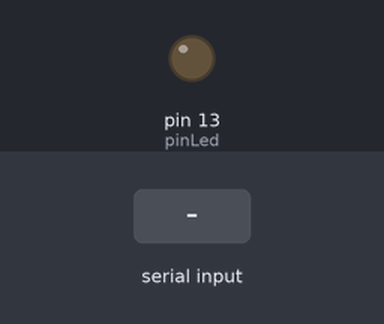
This sketch was run on a simulated Arduino Leonardo, built with avr-gcc and run on an emulated ATmega32U4. On the bench: output pins drawn as LEDs (lit = HIGH). The test bench sets the inputs (shaded band). USB keyboard and mouse output is not drawn.

Above: at 1.3 s.
1.4 s: "90,45,200\n" received over the second serial link
At 2.4 s:
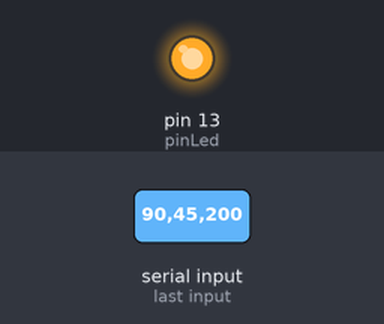
2.9 s: "30,150,10\n" received over the second serial link
At 3.7 s:
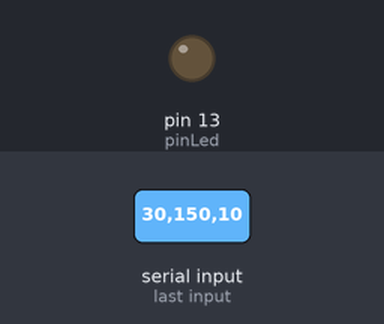
4.4 s: "90,45\n" received over the second serial link
At 5.0 s:
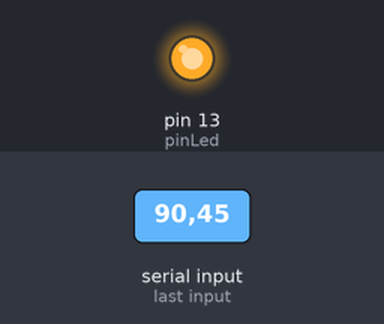
Timing chart, 0 to 7.4 s (numbered marks = the images above; inputs shaded):
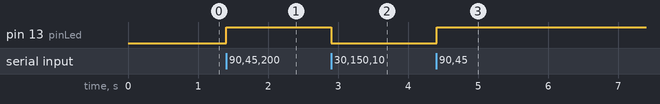

The sketch:

control_robot.ino
```cpp
#include "HID-Project.h"

const int pinLed = LED_BUILTIN;
const int pinButton = 9;

String inString = "";

bool flag = 0;
bool forward_flag = 1;

int bits_recieved = 0;

//Variables for the Gamepad API
float robotSpeed = 0;
float wheelAngle = 0;
float maxSpeed = 50;
int mode = 0;
int forw_direction = 0;
int reset_amps = 0;

int m_speed =0;
int r_angle = 0;
int f_speed = 0;

void setup() {

  Serial1.begin(115200); //This is the UART, pipes to sensors attached to board

  pinMode(pinLed, OUTPUT);
  pinMode(pinButton, INPUT_PULLUP);

  // Sends a clean report to the host. This is important on any Arduino type.
  Gamepad.begin();

  //Serial1.print("$");  // Print three times individually
  //Serial1.print("$");
  //Serial1.print("$");  // Enter command mode
  //delay(100);  // Short delay, wait for the Mate to send back CMD
  //Serial1.println("W");  // Temporarily Change the baudrate to 9600, no parity
  delay(100);
  // 115200 can be too fast at times for NewSoftSerial to relay the data reliably
  //Serial1.begin(9600);  // Start bluetooth serial at 9600
  //Serial1.println("W");
  //Gamepad.press(5);
  //Gamepad.write();
  //delay(20);
  //Gamepad.releaseAll();
}

void loop() {

/*
  if (Serial1.available() > 0) {
    received_pc = Serial1.read();
    digitalWrite(pinLed, HIGH);
    delay(100);
    digitalWrite(pinLed, LOW);
    received_pc = (long) received_pc;
    int aux = received_pc/10;
    Serial1.print(aux, DEC);
  }*/

  while (Serial1.available() > 0) {
    int inChar = Serial1.read();
    if (isDigit(inChar)) {
      // convert the incoming byte to a char and add it to the string:
      inString += (char)inChar;
    }

    // if you get a newline, print the string, then the string's value:
    if (inChar == '\n') {
      robotSpeed = (inString.substring(0, 3).toFloat()-100)/100;
      wheelAngle = (inString.substring(3, 6).toFloat()-100)/100;
      maxSpeed = inString.substring(6, 9).toFloat()/100;
      mode = inString.substring(9,10).toInt();
      forw_direction = inString.substring(10,11).toInt();
      reset_amps = inString.substring(11).toInt();
      digitalWrite(pinLed, HIGH-digitalRead(pinLed));
      //Serial1.println(mode);

      if (mode == 1){
        Gamepad.press(6);
        Gamepad.write();
        delay(20);
        Gamepad.releaseAll();
      }
      else if (mode == 2){
        Gamepad.press(5);
        Gamepad.write();
        delay(20);
        Gamepad.releaseAll();
      }

      if (forw_direction == 1){
        if (!forward_flag){
          forward_flag = 1;
          Gamepad.press(9);
          Gamepad.write();
          delay(20);
          Gamepad.releaseAll();
        }
      }
      else if (forw_direction == 2){
        if (forward_flag){
          forward_flag = 0;
          Gamepad.press(9);
          Gamepad.write();
          delay(20);
          Gamepad.releaseAll();
        }
      }

      if (reset_amps == 1){
        Gamepad.press(7);
        Gamepad.press(8);
        Gamepad.press(10);
        Gamepad.press(11);
        Gamepad.write();
        delay(20);
        Gamepad.releaseAll();
      }

      //Serial1.print("Value:");
      //Serial1.println(robotSpeed);
      //Serial1.println(wheelAngle);
      //Serial1.println(maxSpeed);
      // clear the string for new input:
      inString = "";
    }
  }

  if (!flag){
    flag = 1;
    Gamepad.press(6);
    Gamepad.write();
    delay(20);
    Gamepad.releaseAll();
  }

  //function to get the speed of the robot
  if (robotSpeed > 0){
    f_speed =  65536 - 32768*robotSpeed;
    //Serial1.println(f_speed);
  }
   else{
    f_speed = -32767*robotSpeed;
  }

  //function to get the angle of the robot
  if (r_angle >= 0){
    r_angle =  32767* wheelAngle;
  }
   else{
    r_angle =  65535 + 32767* wheelAngle;
  }

  //function to get the maximum speed of the robot
  if (maxSpeed >= 0.5){
    m_speed = 254* maxSpeed -127;
    //Serial1.println(m_speed);
  }
   else{
    m_speed = 254* maxSpeed + 128;
  }

  Gamepad.zAxis(m_speed);
  Gamepad.xAxis(r_angle);
  Gamepad.yAxis(f_speed);
  Gamepad.write();
  delay(10);

}
```

Measured:
- after the input at 1.4 s, pin 13 (pinLed): LOW → HIGH at once
- after the input at 2.9 s, pin 13 (pinLed): HIGH → LOW at once
- after the input at 4.4 s, pin 13 (pinLed): LOW → HIGH at once
